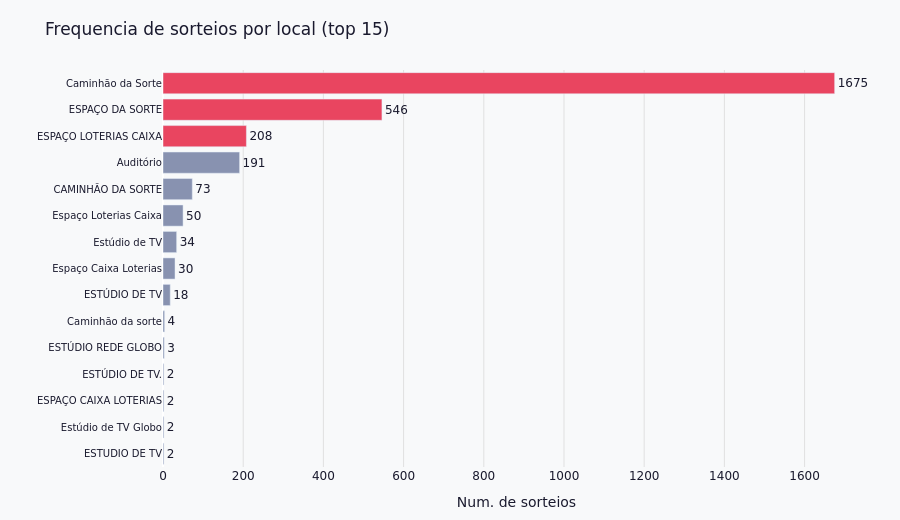

The notebook cell saved with this chart:
### Markdown cell above
Volume histórico por local. A Caixa muda o local de sorteio ao longo dos anos — a dominância de um local indica a era principal do jogo.

### Code cell
df_local = df[df["local"].str.strip() != ""].copy()
print(f"{len(df_local)} sorteios com local definido ({100*len(df_local)/len(df):.1f}%)")

top_locais = (
    df_local["local"]
    .value_counts()
    .head(15)
    .sort_values(ascending=True)
)

fig = go.Figure(go.Bar(
    x=top_locais.values,
    y=top_locais.index,
    orientation="h",
    marker_color=[ACCENT if i >= len(top_locais) - 3 else MUTED for i in range(len(top_locais))],
    text=top_locais.values,
    textposition="outside",
    hovertemplate="<b>%{y}</b><br>%{x} sorteios<extra></extra>",
))
fig.update_layout(
    **LAYOUT,
    title="Frequencia de sorteios por local (top 15)",
    xaxis=dict(title="Num. de sorteios", gridcolor="#e0e0e0"),
    yaxis=dict(title="", tickfont=dict(size=10)),
    height=520,
    showlegend=False,
)
fig.write_html(EXPORTS / "eda_08a_local_frequencia.html")
fig.show()

### Figure 1 — Plotly figure (JSON) as saved in the notebook; plotly's stock layout.template omitted (floating-point values rounded to 4 significant figures)
{"data": [{"hovertemplate": "<b>%{y}</b><br>%{x} sorteios<extra></extra>", "marker": {"color": ["#8892b0", "#8892b0", "#8892b0", "#8892b0", "#8892b0", "#8892b0", "#8892b0", "#8892b0", "#8892b0", "#8892b0", "#8892b0", "#8892b0", "#e94560", "#e94560", "#e94560"]}, "orientation": "h", "text": [2.0, 2.0, 2.0, 2.0, 3.0, 4.0, 18.0, 30.0, 34.0, 50.0, 73.0, 191.0, 208.0, 546.0, 1675.0], "textposition": "outside", "type": "bar", "x": [2, 2, 2, 2, 3, 4, 18, 30, 34, 50, 73, 191, 208, 546, 1675], "y": ["ESTUDIO DE TV", "Estúdio de TV Globo", "ESPAÇO CAIXA LOTERIAS", "ESTÚDIO DE TV.", "ESTÚDIO REDE GLOBO", "Caminhão da sorte", "ESTÚDIO DE TV", "Espaço Caixa Loterias", "Estúdio de TV", "Espaço Loterias Caixa", "CAMINHÃO DA SORTE", "Auditório", "ESPAÇO LOTERIAS CAIXA", "ESPAÇO DA SORTE", "Caminhão da Sorte"]}], "layout": {"font": {"color": "#1a1a2e", "family": "DejaVu Sans, sans-serif"}, "height": 520, "hoverlabel": {"bgcolor": "white", "font": {"size": 12}}, "legend": {"bgcolor": "rgba(0,0,0,0)", "borderwidth": 0}, "margin": {"b": 50, "l": 60, "r": 30, "t": 70}, "paper_bgcolor": "#f8f9fa", "plot_bgcolor": "#f8f9fa", "showlegend": false, "title": {"text": "Frequencia de sorteios por local (top 15)"}, "xaxis": {"gridcolor": "#e0e0e0", "title": {"text": "Num. de sorteios"}}, "yaxis": {"tickfont": {"size": 10}, "title": {"text": ""}}}}
